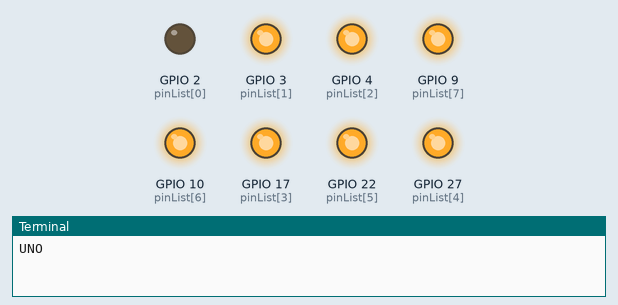
Recording of a program running on a simulated Raspberry Pi (BCM pin numbers). Parts: output pins drawn as LEDs (lit = HIGH), the last lines printed to the terminal. At 16.0 s the program stops and its outputs stay as they are.

Above: at 0.1 s.
At 2.1 s:
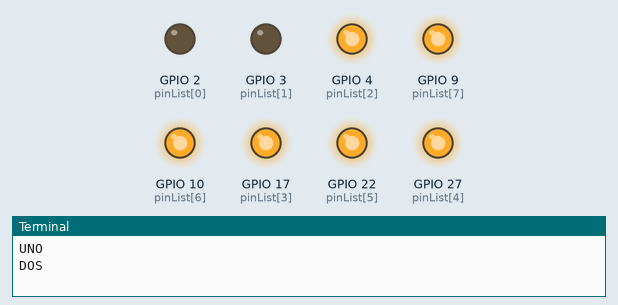
At 4.1 s:
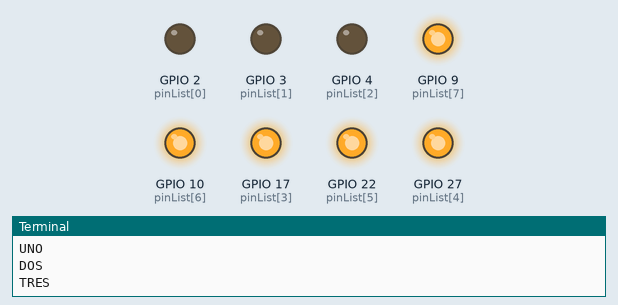
At 6.1 s:
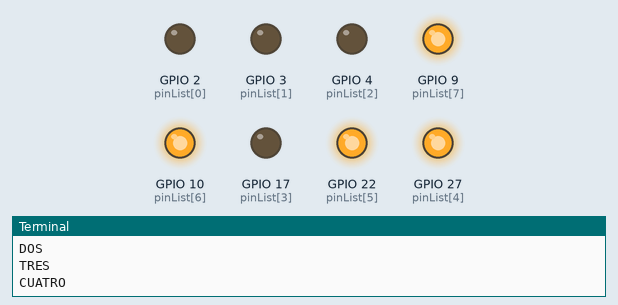
At 10.1 s:
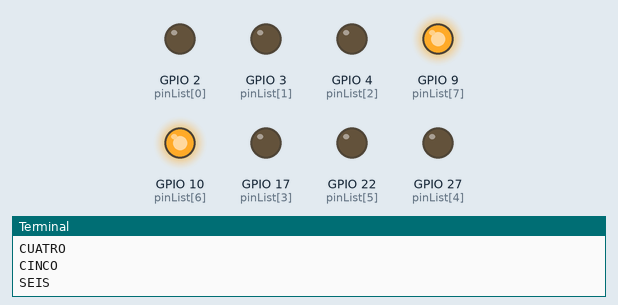
At 14.1 s:
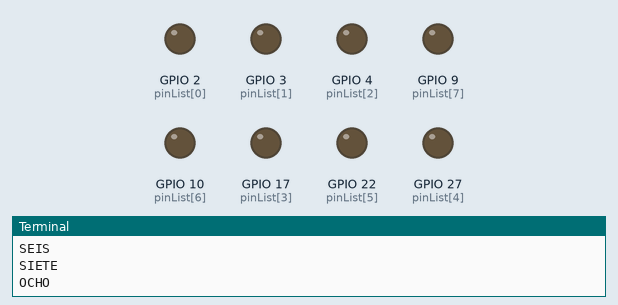
Timing chart, 0 to 15.6 s (numbered marks = the images above):
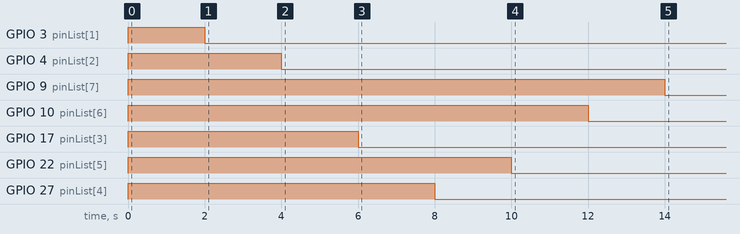

Measured:
- by itself, GPIO 3 (pinList[1]): LOW → HIGH at 0.00 s, → LOW 2.0 s later
- by itself, GPIO 4 (pinList[2]): LOW → HIGH at 0.00 s, → LOW 4.0 s later
- by itself, GPIO 9 (pinList[7]): LOW → HIGH at 0.00 s, → LOW 14.0 s later
- by itself, GPIO 10 (pinList[6]): LOW → HIGH at 0.00 s, → LOW 12.0 s later
- by itself, GPIO 17 (pinList[3]): LOW → HIGH at 0.00 s, → LOW 6.0 s later
- by itself, GPIO 22 (pinList[5]): LOW → HIGH at 0.00 s, → LOW 10.0 s later
- by itself, GPIO 27 (pinList[4]): LOW → HIGH at 0.00 s, → LOW 8.0 s later

The program:

relayprueba.py
```python
import RPi.GPIO as GPIO
import time

GPIO.setmode(GPIO.BCM)

pinList = [2, 3, 4, 17, 27, 22, 10, 9]

for i in pinList:
    GPIO.setup(i, GPIO.OUT)
    GPIO.output(i, GPIO.HIGH)

SleepTimeL = 2

try:
    GPIO.output(2, GPIO.LOW)
    print("UNO")
    time.sleep(SleepTimeL);
    GPIO.output(3, GPIO.LOW)
    print("DOS")
    time.sleep(SleepTimeL);
    GPIO.output(4, GPIO.LOW)
    print("TRES")
    time.sleep(SleepTimeL);
    GPIO.output(17, GPIO.LOW)
    print("CUATRO")
    time.sleep(SleepTimeL);
    GPIO.output(27, GPIO.LOW)
    print("CINCO")
    time.sleep(SleepTimeL);
    GPIO.output(22, GPIO.LOW)
    print("SEIS")
    time.sleep(SleepTimeL);
    GPIO.output(10, GPIO.LOW)
    print("SIETE")
    time.sleep(SleepTimeL);
    GPIO.output(9, GPIO.LOW)
    print("OCHO")
    time.sleep(SleepTimeL);
    GPIO.cleanup()
    print("Adiós!")

except KeyboardInterrupt:
        print("Salir")

GPIO.cleanup()
```
